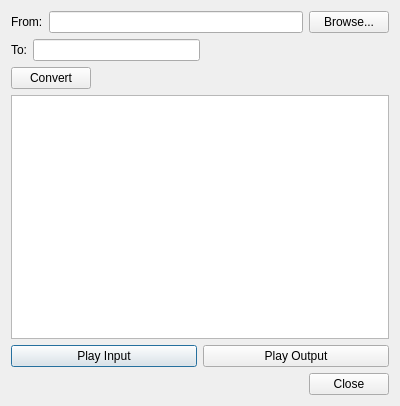
<?xml version="1.0" encoding="UTF-8"?>
<ui version="4.0">
 <class>Dialog</class>
 <widget class="QDialog" name="Dialog">
  <property name="geometry">
   <rect>
    <x>0</x>
    <y>0</y>
    <width>400</width>
    <height>406</height>
   </rect>
  </property>
  <property name="windowTitle">
   <string>Dialog</string>
  </property>
  <layout class="QGridLayout" name="gridLayout">
   <item row="4" column="0" colspan="2">
    <layout class="QHBoxLayout" name="horizontalLayout_3">
     <item>
      <widget class="QPushButton" name="playInputButton">
       <property name="text">
        <string>Play Input</string>
       </property>
      </widget>
     </item>
     <item>
      <widget class="QPushButton" name="playOutputButton">
       <property name="text">
        <string>Play Output</string>
       </property>
      </widget>
     </item>
    </layout>
   </item>
   <item row="5" column="0">
    <spacer name="horizontalSpacer_4">
     <property name="orientation">
      <enum>Qt::Horizontal</enum>
     </property>
     <property name="sizeHint" stdset="0">
      <size>
       <width>298</width>
       <height>20</height>
      </size>
     </property>
    </spacer>
   </item>
   <item row="1" column="0" colspan="2">
    <layout class="QHBoxLayout" name="horizontalLayout_5">
     <item>
      <layout class="QHBoxLayout" name="horizontalLayout_2">
       <item>
        <widget class="QLabel" name="label_2">
         <property name="text">
          <string>To:</string>
         </property>
         <property name="buddy">
          <cstring>toLineEdit</cstring>
         </property>
        </widget>
       </item>
       <item>
        <widget class="QLineEdit" name="toLineEdit"/>
       </item>
      </layout>
     </item>
     <item>
      <spacer name="horizontalSpacer">
       <property name="orientation">
        <enum>Qt::Horizontal</enum>
       </property>
       <property name="sizeHint" stdset="0">
        <size>
         <width>40</width>
         <height>20</height>
        </size>
       </property>
      </spacer>
     </item>
    </layout>
   </item>
   <item row="0" column="0" colspan="2">
    <layout class="QHBoxLayout" name="horizontalLayout_4">
     <item>
      <layout class="QHBoxLayout" name="horizontalLayout">
       <item>
        <widget class="QLabel" name="label">
         <property name="text">
          <string>From:</string>
         </property>
         <property name="buddy">
          <cstring>fromLineEdit</cstring>
         </property>
        </widget>
       </item>
       <item>
        <widget class="QLineEdit" name="fromLineEdit"/>
       </item>
      </layout>
     </item>
     <item>
      <widget class="QPushButton" name="fileOpenButton">
       <property name="text">
        <string>Browse...</string>
       </property>
      </widget>
     </item>
    </layout>
   </item>
   <item row="2" column="0">
    <layout class="QHBoxLayout" name="horizontalLayout_6">
     <item>
      <widget class="QPushButton" name="startButton">
       <property name="text">
        <string>Convert</string>
       </property>
      </widget>
     </item>
     <item>
      <spacer name="horizontalSpacer_2">
       <property name="orientation">
        <enum>Qt::Horizontal</enum>
       </property>
       <property name="sizeHint" stdset="0">
        <size>
         <width>40</width>
         <height>20</height>
        </size>
       </property>
      </spacer>
     </item>
    </layout>
   </item>
   <item row="3" column="0" colspan="2">
    <widget class="DropPanel" name="textEdit">
     <property name="html">
      <string>&lt;!DOCTYPE HTML PUBLIC &quot;-//W3C//DTD HTML 4.0//EN&quot; &quot;http://www.w3.org/TR/REC-html40/strict.dtd&quot;&gt;
&lt;html&gt;&lt;head&gt;&lt;meta name=&quot;qrichtext&quot; content=&quot;1&quot; /&gt;&lt;style type=&quot;text/css&quot;&gt;
p, li { white-space: pre-wrap; }
&lt;/style&gt;&lt;/head&gt;&lt;body style=&quot; font-family:'MS Shell Dlg 2'; font-size:8.25pt; font-weight:400; font-style:normal;&quot;&gt;
&lt;p style=&quot;-qt-paragraph-type:empty; margin-top:0px; margin-bottom:0px; margin-left:0px; margin-right:0px; -qt-block-indent:0; text-indent:0px;&quot;&gt;&lt;br /&gt;&lt;/p&gt;&lt;/body&gt;&lt;/html&gt;</string>
     </property>
    </widget>
   </item>
   <item row="5" column="1">
    <widget class="QPushButton" name="pushButton">
     <property name="text">
      <string>Close</string>
     </property>
    </widget>
   </item>
  </layout>
 </widget>
 <layoutdefault spacing="6" margin="11"/>
 <customwidgets>
  <customwidget>
   <class>DropPanel</class>
   <extends>QTextEdit</extends>
   <header>droppanel.h</header>
  </customwidget>
 </customwidgets>
 <resources/>
 <connections>
  <connection>
   <sender>pushButton</sender>
   <signal>clicked()</signal>
   <receiver>Dialog</receiver>
   <slot>close()</slot>
   <hints>
    <hint type="sourcelabel">
     <x>267</x>
     <y>125</y>
    </hint>
    <hint type="destinationlabel">
     <x>267</x>
     <y>174</y>
    </hint>
   </hints>
  </connection>
 </connections>
</ui>
